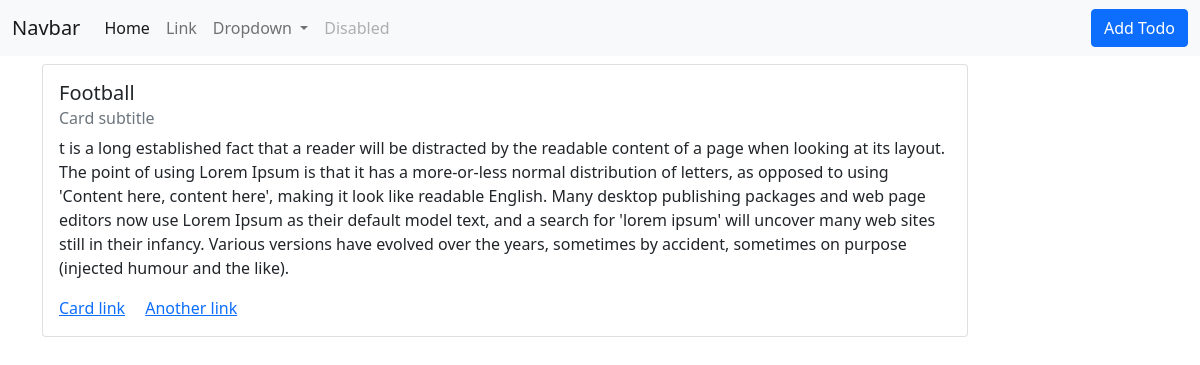
The app's page /list-detail/4/ with its own data.
### todo/models.py (models this page shows, shortened)
class Todo(models.Model):
    title = models.CharField(max_length=100)
    description = models.TextField(null=True, blank=True)
    status  = models.BooleanField(default=False)
    created_on = models.DateTimeField(auto_now_add=True)

### todo/views.py (the view)
# urls.py: path('list-detail/<str:id>/', views.list_detail,name='list_detail'),
def list_detail(request, id):
    todo = Todo.objects.get(id=id)
    context = {'todo':todo}
    return render (request, 'detail.html',context)

### templates/detail.html
{% extends 'base.html' %}
{% block content %}
<div class="container">
  <div class="row">
    <div class="col-md-10">
      <div class="card" >
        <div class="card-body">
          <h5 class="card-title">{{todo.title}}</h5>
          <h6 class="card-subtitle mb-2 text-muted">Card subtitle</h6>
          <p class="card-text"> {{todo.description}} </p>
          <a href="#" class="card-link">Card link</a>
          <a href="#" class="card-link">Another link</a>
        </div>
      </div>
    </div>
  </div>
</div>
{% endblock %}

### records on screen
Todo: title "Football", description "t is a long established fact that a reader will be distracted by the readable content of a page when looking at its layout. The point of using Lorem Ipsum is that it has a more-or-less normal distribution of letters, as opposed to using 'Content here, content here', making it look like readable English. Many desktop publishing packages and web page editors now use Lorem Ipsum as their default model text, and a search for 'lorem ipsum' will uncover many web sites still in their infancy. Various versions have evolved over the years, sometimes by accident, sometimes on purpose (injected humour and the like)."
